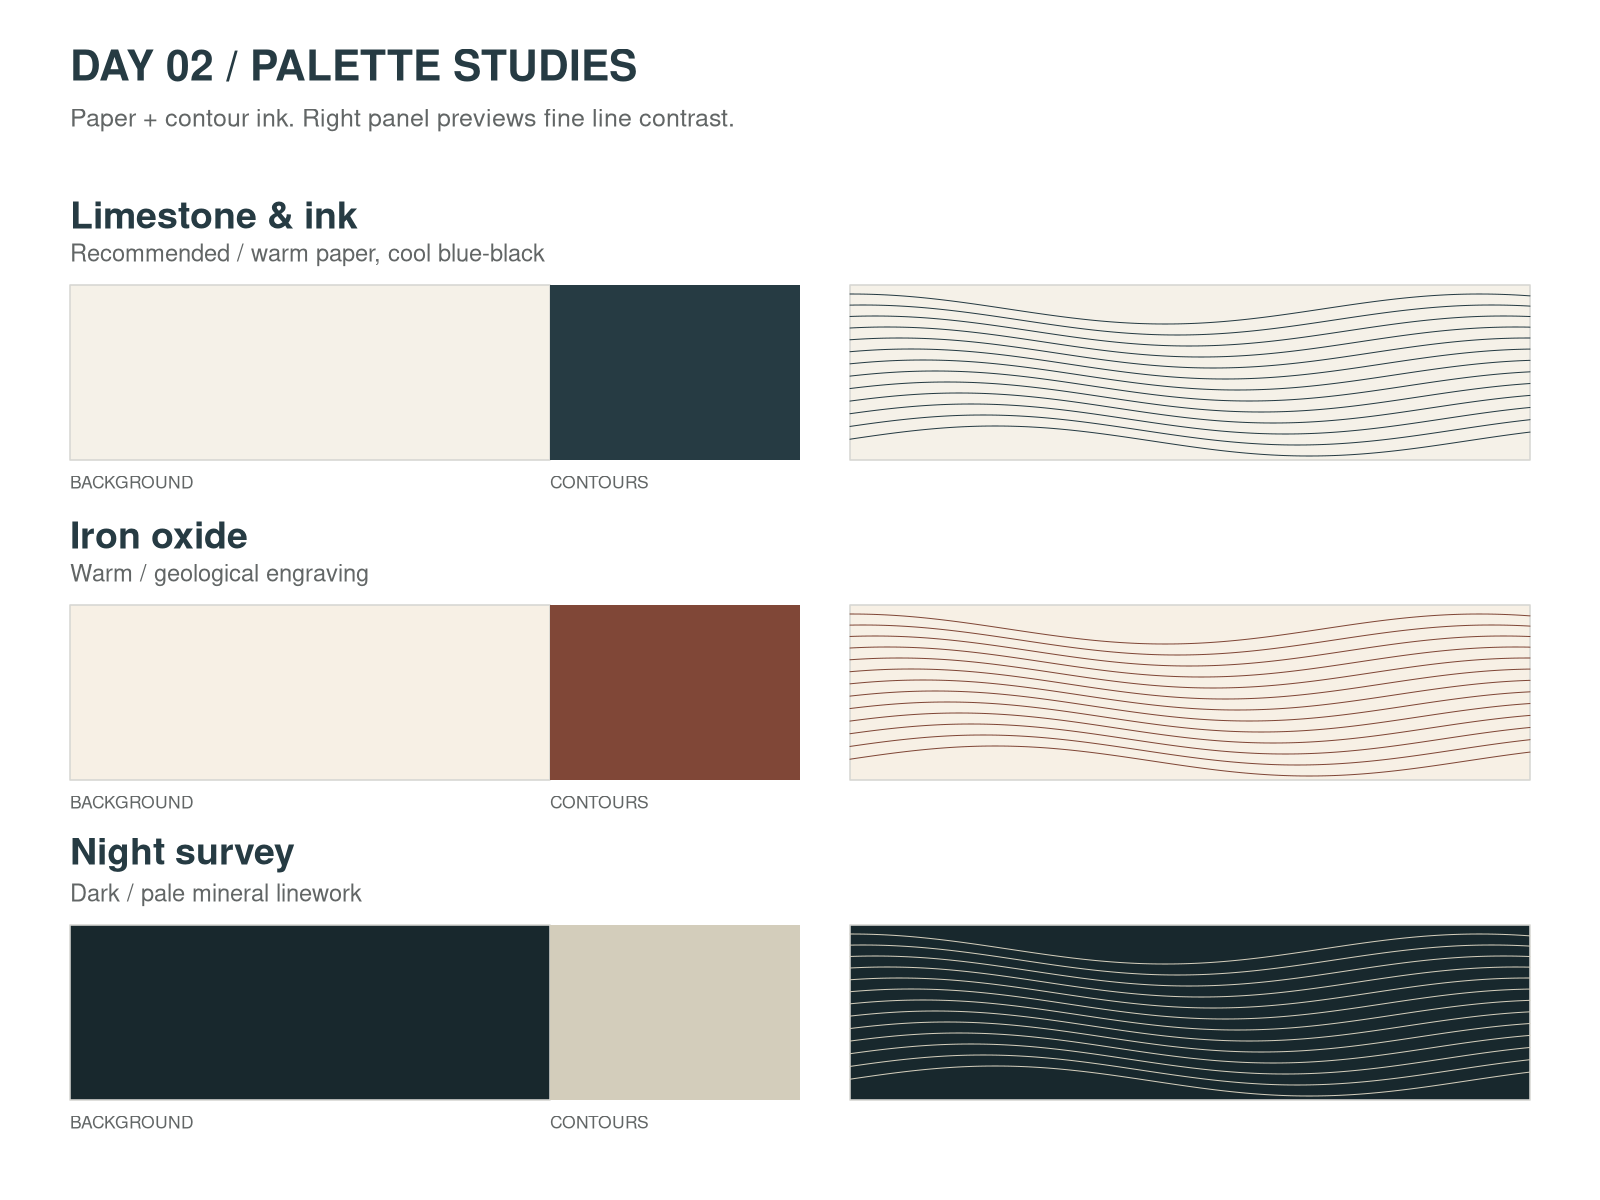

Reproduce this figure in R.
args <- commandArgs(trailingOnly = FALSE)
script_arg <- grep("^--file=", args, value = TRUE)
script_dir <- if (length(script_arg)) dirname(normalizePath(sub("^--file=", "", script_arg[[1]]))) else getwd()
out <- file.path(script_dir, "palette-swatches.png")
png(out, width = 1600, height = 1200, res = 150, type = "cairo")
par(mar = c(0, 0, 0, 0), bg = "#FFFFFF", family = "sans")
plot.new()
plot.window(xlim = c(0, 1600), ylim = c(0, 1200), xaxs = "i", yaxs = "i")
text(70, 1135, "DAY 02 / PALETTE STUDIES", adj = 0, cex = 1.7, col = "#263B43", font = 2)
text(70, 1080, "Paper + contour ink. Right panel previews fine line contrast.", adj = 0, cex = 1, col = "#626666")
palettes <- list(
  list(name = "Limestone & ink", bg = "#F5F1E8", ink = "#263B43", note = "Recommended / warm paper, cool blue-black"),
  list(name = "Iron oxide", bg = "#F7F0E5", ink = "#804737", note = "Warm / geological engraving"),
  list(name = "Night survey", bg = "#18282D", ink = "#D3CDBB", note = "Dark / pale mineral linework")
)
for (i in seq_along(palettes)) {
  p <- palettes[[i]]
  top <- 985 - (i - 1) * 320
  text(70, top, p$name, adj = 0, cex = 1.5, font = 2, col = "#263B43")
  text(70, top - 40, p$note, adj = 0, cex = 0.95, col = "#626666")
  y0 <- top - 245
  rect(70, y0, 550, top - 70, col = p$bg, border = "#D6D6D2")
  rect(550, y0, 800, top - 70, col = p$ink, border = NA)
  rect(850, y0, 1530, top - 70, col = p$bg, border = "#D6D6D2")
  xx <- seq(850, 1530, length.out = 500)
  for (j in seq_len(13)) {
    yy <- y0 + 8 + j * 11 + 15 * sin((xx - 850) / 100 + j * 0.12)
    lines(xx, yy, col = p$ink, lwd = 0.65)
  }
  text(70, y0 - 22, "BACKGROUND", adj = 0, cex = 0.7, col = "#626666")
  text(550, y0 - 22, "CONTOURS", adj = 0, cex = 0.7, col = "#626666")
}
dev.off()
cat(out, "\n")
